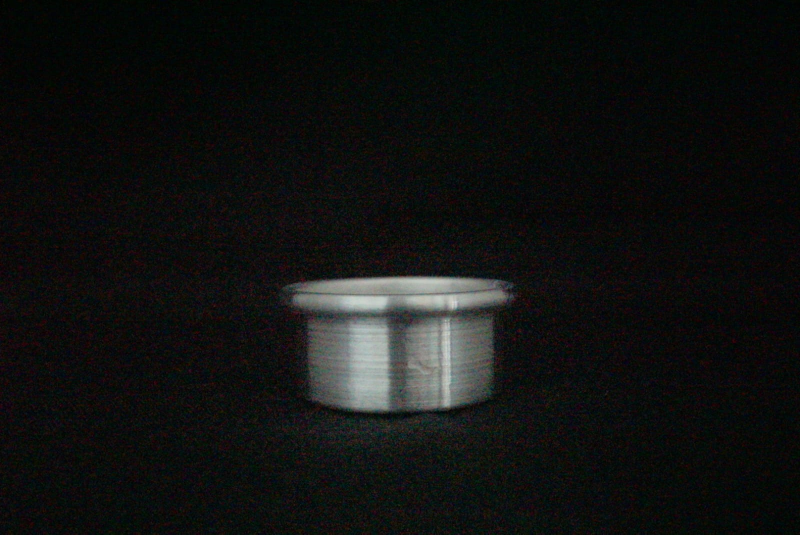
#> input picture assets/Image10.jpg, 1600 x 1069 px, given in place of the camera (shown at 1/2 size)
$ python tempCodeRunnerFile.py
#> lines starting #> are read from the running program, lines starting #| are printed output that depends on the picture; after the words box and inside, x2 and y2 are one past the last pixel; in counts of white or black regions, pixels touching at a corner belong together
import cv2
import numpy as np

class DetectorObj:
    def __init__(self):
        pass

    def detect_objects(self, frame):
        """
        Detects large objects using adaptive thresholding and contour extraction.
        Uses an inverse threshold to handle bright objects on dark backgrounds.
        """
        gray = cv2.cvtColor(frame, cv2.COLOR_BGR2GRAY)
        mask = cv2.adaptiveThreshold(
            gray, 255,
            cv2.ADAPTIVE_THRESH_MEAN_C,
            cv2.THRESH_BINARY_INV, 19, 5
        )

        contours, _ = cv2.findContours(mask, cv2.RETR_EXTERNAL, cv2.CHAIN_APPROX_SIMPLE)
        objects_contours = [cnt for cnt in contours if cv2.contourArea(cnt) > 2000]
        return objects_contours


def main():
    # --- Initialize ArUco (DICT_4X4_50) ---
    aruco_dict = cv2.aruco.getPredefinedDictionary(cv2.aruco.DICT_4X4_50)
    aruco_params = cv2.aruco.DetectorParameters()
    detector = cv2.aruco.ArucoDetector(aruco_dict, aruco_params)

    marker_id_expected = 0  # your marker ID
    marker_size_cm = 5    # printed marker side size (adjust to your real value)

    pixel_cm_ratio = None
    detector_obj = DetectorObj()

    # --- Start camera ---
    cap = cv2.VideoCapture(0)
    cap.set(cv2.CAP_PROP_FRAME_WIDTH, 1280)
    cap.set(cv2.CAP_PROP_FRAME_HEIGHT, 720)

    while True:
        ret, frame = cap.read()
#> frame is the input picture: shape (1069, 1600, 3); mean B, G, R 16.9, 18, 16.9
        if not ret:
            print("⚠️ Camera read failed.")
            break

        img = frame.copy()
        gray = cv2.cvtColor(img, cv2.COLOR_BGR2GRAY)

        # --- Detect ArUco marker ---
        corners, ids, _ = detector.detectMarkers(gray)
#> corners = (); ids = None

        marker_status = "No marker"
        if ids is not None:
            for i, marker_id in enumerate(ids.flatten()):
                if marker_id == marker_id_expected:
                    cv2.polylines(img, [np.intp(corners[i][0])], True, (255, 0, 0), 2)
                    marker_status = f"Marker OK (ID {marker_id})"

                    # Calculate marker perimeter and derive cm/pixel
                    side_px = np.mean([
                        np.linalg.norm(corners[i][0][0] - corners[i][0][1]),
                        np.linalg.norm(corners[i][0][1] - corners[i][0][2]),
                        np.linalg.norm(corners[i][0][2] - corners[i][0][3]),
                        np.linalg.norm(corners[i][0][3] - corners[i][0][0]),
                    ])
                    pixel_cm_ratio = side_px / marker_size_cm
                    break
        else:
            marker_status = "Marker not detected"

        # --- Detect objects ---
        contours = detector_obj.detect_objects(img)
#> in detect_objects, `mask = cv2.adaptiveThreshold( gray, 255, cv2.ADAPTIVE_THRESH_MEAN_C, c..`:
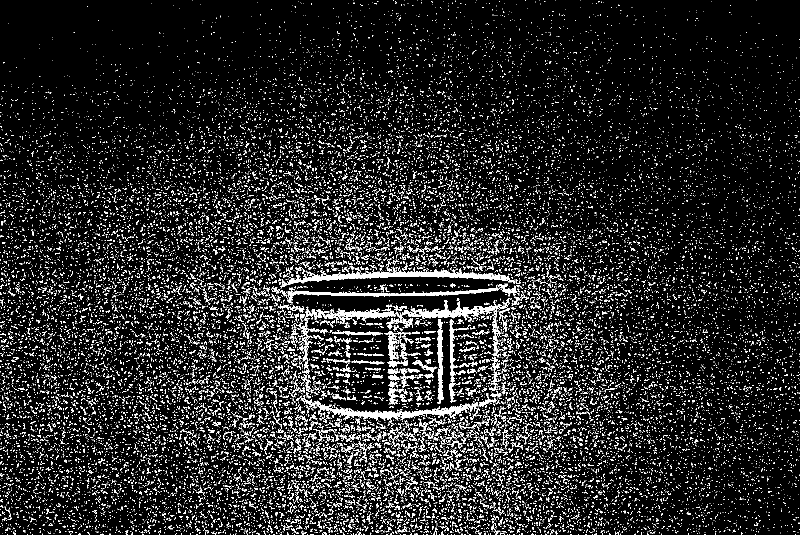
#> mask: shape (1069, 1600) (shown at 1/2 size); 10.2% white in thin lines or dots
#> in detect_objects, `contours, _ = cv2.findContours(mask, cv2.RETR_EXTERNAL, cv2.CHAIN_APPR..`: contours = 25845 contours, 25482 with area under 20; largest, box (x1, y1, x2, y2) and area: (561, 531, 1031, 577) 4050, (603, 790, 957, 845) 3300, (804, 596, 1019, 643) 2333, (575, 574, 999, 607) 2020, (611, 613, 791, 648) 1634
#> in detect_objects, `objects_contours = [cnt for cnt in contours if cv2.contourArea(cnt) > ..`: objects_contours = 4 contours; box (x1, y1, x2, y2) and area: (561, 531, 1031, 577) 4050, (603, 790, 957, 845) 3300, (804, 596, 1019, 643) 2333, (575, 574, 999, 607) 2020
#> contours has the same summary as objects_contours in detect_objects
        for cnt in contours:
            rect = cv2.minAreaRect(cnt)
            (x, y), (w, h), _ = rect

            if pixel_cm_ratio:
                object_width = w / pixel_cm_ratio
                object_height = h / pixel_cm_ratio
            else:
                object_width, object_height = 0, 0

            box = cv2.boxPoints(rect)
            box = np.intp(box)
            cv2.polylines(img, [box], True, (0, 255, 0), 2)

            cv2.putText(img, f"W: {object_width:.2f} cm", (int(x - 100), int(y - 20)),
                        cv2.FONT_HERSHEY_SIMPLEX, 0.6, (100, 255, 100), 2)
            cv2.putText(img, f"H: {object_height:.2f} cm", (int(x - 100), int(y + 10)),
                        cv2.FONT_HERSHEY_SIMPLEX, 0.6, (100, 255, 100), 2)
#> this loop made 4 passes
#> (rect, x, y, w, h, box) on passes 1 to 4: (((778.8, 820.4), (47.08, 353.4), -87.68), 778.8, 820.4, 47.08, 353.4, [[954, 851], [601, 836], [603, 789], [956, 804]]), (((911.3, 621.1), (214.9, 43.56), -1.78), 911.3, 621.1, 214.9, 43.56, [[804, 646], [803, 602], [1017, 595], [1019, 639]]), (((786.5, 590), (423.1, 31.01), -0.138), 786.5, 590, 423.1, 31.01, [[575, 606], [574, 575], [997, 573], [998, 604]]), (((795.1, 551.1), (469.1, 40.87), -1.1), 795.1, 551.1, 469.1, 40.87, [[561, 576], [560, 535], [1029, 526], [1030, 566]])
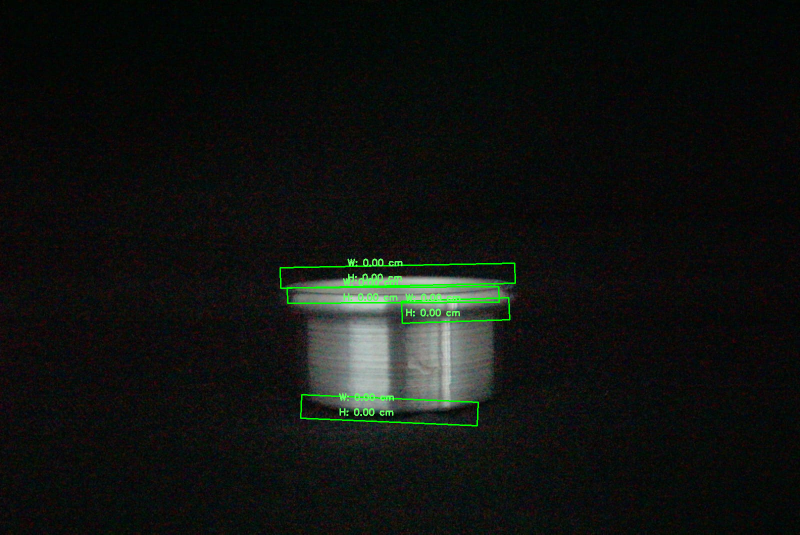
#> img: shape (1069, 1600, 3) (shown at 1/2 size); 0.82% of pixels changed, all inside (x1, y1, x2, y2) = (559, 517, 1032, 853)

        cv2.putText(img, marker_status, (10, 40),
                    cv2.FONT_HERSHEY_SIMPLEX, 0.7, (0, 200, 255), 2)
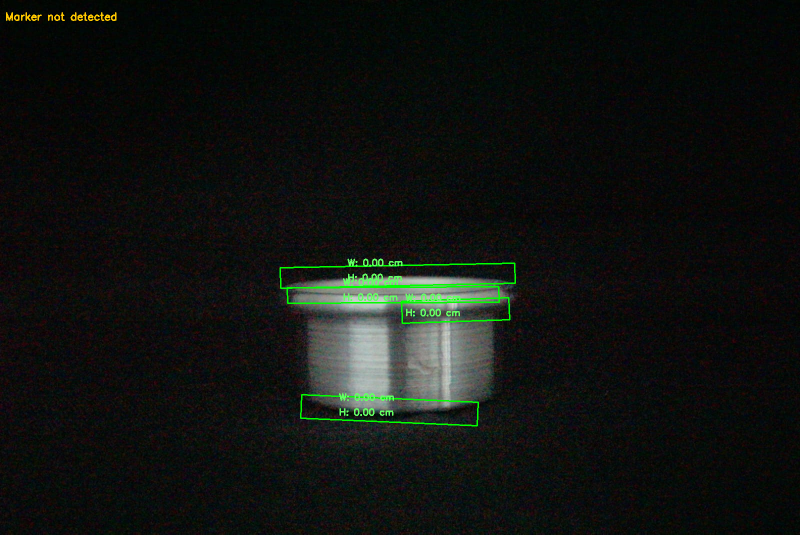
#> img: shape (1069, 1600, 3) (shown at 1/2 size); 0.09% of pixels changed, all inside (x1, y1, x2, y2) = (12, 24, 233, 42)

        cv2.imshow("Object Measurement (4x4_50)", img)

        if cv2.waitKey(1) & 0xFF == 27:
#> (key Esc is pressed here)
            break

    cap.release()
    cv2.destroyAllWindows()


if __name__ == "__main__":
    main()
